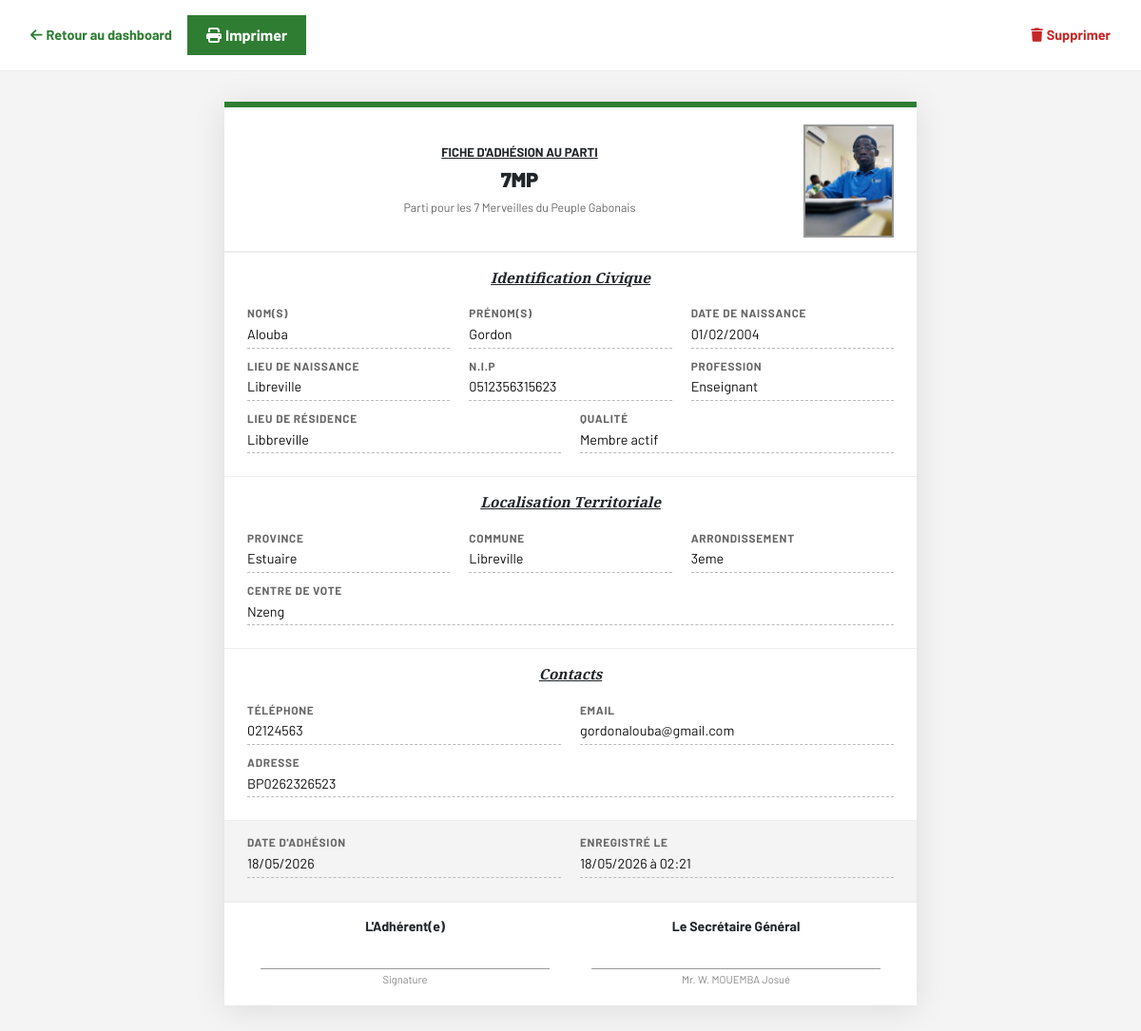
/fiche/1/ (signed in), run on the app's committed database.
### adherents/models.py (models this page shows, shortened)
class Adherent(models.Model):
    noms             = models.CharField(max_length=100)
    prenoms          = models.CharField(max_length=100)
    date_naissance   = models.DateField()
    lieu_naissance   = models.CharField(max_length=150)
    nip              = models.CharField(max_length=50, blank=True)
    profession       = models.CharField(max_length=150)
    lieu_residence   = models.CharField(max_length=150)
    qualite          = models.CharField(max_length=100, blank=True)
    province         = models.CharField(max_length=100)
    commune          = models.CharField(max_length=100)
    arrondissement   = models.CharField(max_length=100, blank=True)
    centre_vote      = models.CharField(max_length=150, blank=True)
    telephone        = models.CharField(max_length=30)
    adresse          = models.CharField(max_length=200, blank=True)
    email            = models.EmailField(blank=True)
    photo            = models.ImageField(upload_to='photos/', blank=True, null=True)
    date_adhesion    = models.DateField()
    date_enregistrement = models.DateTimeField(auto_now_add=True)
    class Meta:
        ordering = ['-date_enregistrement']
        verbose_name = 'Adhérent'
        verbose_name_plural = 'Adhérents'

### adherents/views.py (the view)
# urls.py: path('fiche/<int:pk>/', views.fiche_detail, name='fiche_detail'),
@login_required
def fiche_detail(request, pk):
    adherent = get_object_or_404(Adherent, pk=pk)
    return render(request, 'fiche_detail.html', {'a': adherent})

### templates/fiche_detail.html (shortened to what this page needs)
<!DOCTYPE html>
<html lang="fr">
<head>
  <link rel="stylesheet" href="https://cdnjs.cloudflare.com/ajax/libs/bootstrap/5.3.2/css/bootstrap.min.css"/>
  <link rel="stylesheet" href="https://cdnjs.cloudflare.com/ajax/libs/font-awesome/6.5.0/css/all.min.css"/>
</head>
<body>
<div class="top-actions">
  <a class="btn-back" href="/dashboard/"><i class="fas fa-arrow-left me-1"></i>Retour au dashboard</a>
  <button class="btn-print" onclick="window.print()"><i class="fas fa-print me-1"></i>Imprimer</button>
  <a class="btn-back" href="/supprimer/{{ a.pk }}/" style="color:#C62828;margin-left:auto;"><i class="fas fa-trash me-1"></i>Supprimer</a>
</div>
<div class="fiche-wrapper">
  <div class="fiche-card">
    <div class="fp-header">
      <div class="fp-title">
        <h3>FICHE D'ADHÉSION AU PARTI</h3>
        <h2>7MP</h2>
        <div style="font-size:0.78rem;color:#666;margin-top:3px;">Parti pour les 7 Merveilles du Peuple Gabonais</div>
      </div>
      <div class="fp-photo">
        {% if a.photo %}
          <img src="{{ a.photo.url }}" alt="Photo"/>
        {% else %}
          <div style="text-align:center;color:#bbb;font-size:0.68rem;padding:8px;"><i class="fas fa-user" style="font-size:1.4rem;display:block;margin-bottom:3px;"></i>Pas de photo</div>
        {% endif %}
      </div>
    </div>
    <div class="fp-section">
      <div class="fp-section-title"><h4>Identification Civique</h4></div>
      <div class="fp-row">
        <div class="fp-field"><div class="fp-label">Nom(s)</div><div class="fp-val">{{ a.noms }}</div></div>
        <div class="fp-field"><div class="fp-label">Prénom(s)</div><div class="fp-val">{{ a.prenoms }}</div></div>
        <div class="fp-field"><div class="fp-label">Date de naissance</div><div class="fp-val">{{ a.date_naissance|date:"d/m/Y" }}</div></div>
        <div class="fp-field"><div class="fp-label">Lieu de naissance</div><div class="fp-val">{{ a.lieu_naissance }}</div></div>
        <div class="fp-field"><div class="fp-label">N.I.P</div><div class="fp-val">{{ a.nip|default:"—" }}</div></div>
        <div class="fp-field"><div class="fp-label">Profession</div><div class="fp-val">{{ a.profession }}</div></div>
        <div class="fp-field"><div class="fp-label">Lieu de résidence</div><div class="fp-val">{{ a.lieu_residence }}</div></div>
        <div class="fp-field"><div class="fp-label">Qualité</div><div class="fp-val">{{ a.qualite|default:"—" }}</div></div>
      </div>
    </div>
    <div class="fp-section">
      <div class="fp-section-title"><h4>Localisation Territoriale</h4></div>
      <div class="fp-row">
        <div class="fp-field"><div class="fp-label">Province</div><div class="fp-val">{{ a.province }}</div></div>
        <div class="fp-field"><div class="fp-label">Commune</div><div class="fp-val">{{ a.commune }}</div></div>
        <div class="fp-field"><div class="fp-label">Arrondissement</div><div class="fp-val">{{ a.arrondissement|default:"—" }}</div></div>
        <div class="fp-field"><div class="fp-label">Centre de vote</div><div class="fp-val">{{ a.centre_vote|default:"—" }}</div></div>
      </div>
    </div>
    <div class="fp-section">
      <div class="fp-section-title"><h4>Contacts</h4></div>
      <div class="fp-row">
        <div class="fp-field"><div class="fp-label">Téléphone</div><div class="fp-val">{{ a.telephone }}</div></div>
        <div class="fp-field"><div class="fp-label">Email</div><div class="fp-val">{{ a.email|default:"—" }}</div></div>
        <div class="fp-field" style="flex:100%;"><div class="fp-label">Adresse</div><div class="fp-val">{{ a.adresse|default:"—" }}</div></div>
      </div>
    </div>
    <div class="fp-section" style="background:var(--gris);">
      <div class="fp-row">
        <div class="fp-field"><div class="fp-label">Date d'adhésion</div><div class="fp-val">{{ a.date_adhesion|date:"d/m/Y" }}</div></div>
        <div class="fp-field"><div class="fp-label">Enregistré le</div><div class="fp-val">{{ a.date_enregistrement|date:"d/m/Y à H:i" }}</div></div>
      </div>
    </div>
    <div class="fp-sigs">
      <div class="fp-sig">
        <div class="fp-sig-title">L'Adhérent(e)</div>
        <div class="fp-sig-line"></div>
        <div class="fp-sig-sub">Signature</div>
      </div>
      <div class="fp-sig">
        <div class="fp-sig-title">Le Secrétaire Général</div>
        <div class="fp-sig-line"></div>
        <div class="fp-sig-sub">Mr. W. MOUEMBA Josué</div>
      </div>
    </div>
  </div>
</div>
</body>
</html>

### templates/fiche_detail.html (style rules this page uses)
:root { --vert:#2E7D32; --jaune:#F9A825; --noir:#111111; --gris:#F4F4F4; }
body { font-family:'Barlow',sans-serif; background:var(--gris); }
.top-actions { background:#fff; padding:16px 32px; border-bottom:1px solid #eee; display:flex; align-items:center; gap:16px; }
.btn-back { color:var(--vert); font-weight:700; text-decoration:none; font-size:0.9rem; }
.btn-print { background:var(--vert); color:#fff; border:none; padding:9px 20px; font-weight:700; cursor:pointer; }
.fiche-wrapper { max-width:760px; margin:32px auto; padding:0 16px 60px; }
.fiche-card { background:#fff; box-shadow:0 4px 32px rgba(0,0,0,0.1); border-top:6px solid var(--vert); }
.fp-header { display:flex; align-items:center; justify-content:space-between; padding:18px 24px 14px; border-bottom:2px solid #eee; gap:12px; }
.fp-title { text-align:center; flex:1; }
.fp-title h3 { font-family:'Barlow',sans-serif; font-size:0.82rem; font-weight:700; text-decoration:underline; margin-bottom:7px; }
.fp-title h2 { font-family:'Barlow',sans-serif; font-size:1.35rem; font-weight:900; }
.fp-photo { width:95px; min-width:85px; border:2px solid #999; display:flex; align-items:center; justify-content:center; min-height:115px; flex-shrink:0; background:#f9f9f9; overflow:hidden; }
.fp-photo img { width:100%; height:115px; object-fit:cover; }
.fp-section { padding:14px 24px; border-bottom:1px solid #eee; }
.fp-section-title { text-align:center; margin-bottom:12px; }
.fp-section-title h4 { font-family:'Playfair Display',serif; font-style:italic; font-size:0.95rem; font-weight:700; text-decoration:underline; display:inline-block; padding:0 10px; }
.fp-row { display:flex; flex-wrap:wrap; gap:0 20px; }
.fp-field { flex:1; min-width:180px; margin-bottom:10px; }
.fp-label { font-weight:700; font-size:0.74rem; color:#666; text-transform:uppercase; letter-spacing:0.06em; margin-bottom:2px; }
.fp-val { font-size:0.9rem; color:var(--noir); border-bottom:1.5px dashed #bbb; padding-bottom:3px; min-height:20px; }
.fp-sigs { display:flex; justify-content:space-between; align-items:flex-end; padding:14px 24px 18px; border-top:1px solid #eee; gap:16px; flex-wrap:wrap; }
.fp-sig { text-align:center; flex:1; min-width:130px; }
.fp-sig-title { font-weight:700; font-size:0.88rem; margin-bottom:34px; }
.fp-sig-line { border-top:1.5px solid #999; margin:0 14px; }
.fp-sig-sub { font-size:0.7rem; color:#888; margin-top:3px; }

### data on the page
Adherent: photo (picture), noms "Alouba", prenoms "Gordon", date_naissance "01/02/2004", lieu_naissance "Libreville", nip "0512356315623", profession "Enseignant", lieu_residence "Libbreville", qualite "Membre actif", province "Estuaire", commune "Libreville", arrondissement "3eme", centre_vote "Nzeng", telephone "02124563", email "gordonalouba@gmail.com", adresse "BP0262326523", date_adhesion "18/05/2026", date_enregistrement "18/05/2026 à 02:21"
